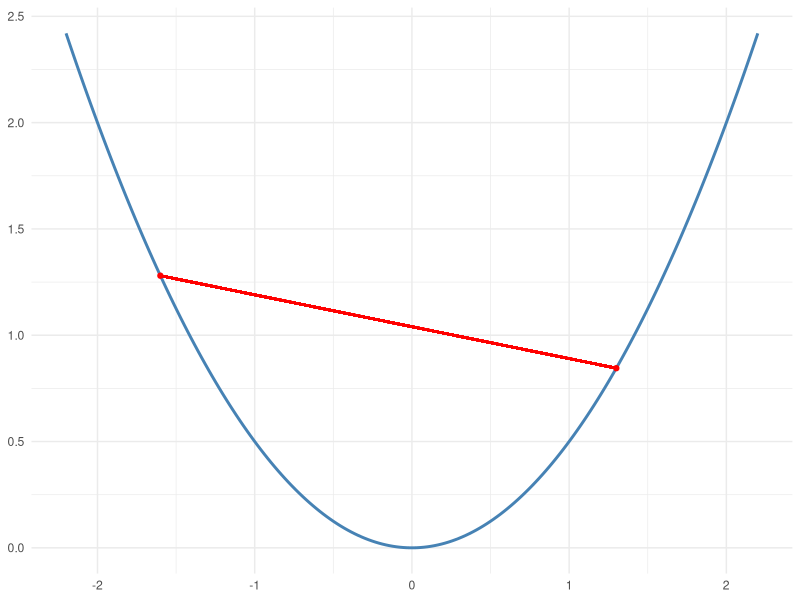

Generate this figure with R:
## ---- chunk 1
#| label: setup
#| include: false
library(ggplot2)
## ---- chunk 2
#| label: chord
#| echo: false
#| fig-width: 5
#| fig-height: 3.2
#| fig-cap: "A convex function curves upward: every chord lies above the graph."
f <- function(x) 0.5 * x^2
xs <- seq(-2.2, 2.2, length.out = 200)
a <- -1.6; b <- 1.3
ggplot(data.frame(x = xs, y = f(xs)), aes(x, y)) +
  geom_line(color = "steelblue", linewidth = 1) +
  geom_segment(aes(x = a, y = f(a), xend = b, yend = f(b)),
               color = "red", linewidth = 0.8) +
  geom_point(data = data.frame(x = c(a, b), y = f(c(a, b))), color = "red") +
  theme_minimal() + labs(x = NULL, y = NULL)
